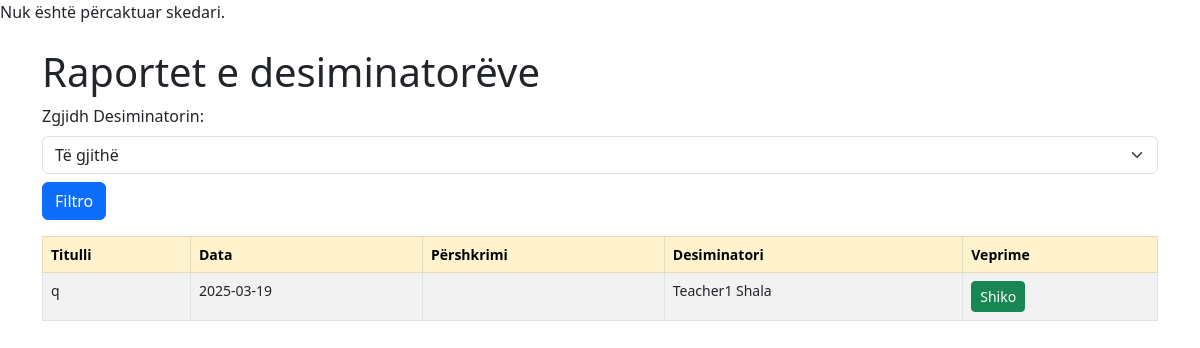
/backend/raportet.php (signed in), run on the app's committed database.
### tables this page shows
CREATE TABLE `raportet` (
  `id` int(11) NOT NULL,
  `desiminator_id` int(11) NOT NULL,
  `titulli` varchar(100) NOT NULL,
  `data` date NOT NULL,
  `pershkrimi` text DEFAULT NULL,
  `rajoni` varchar(100) NOT NULL,
  `shkolla` varchar(255) NOT NULL,
  `numri_pjesemarresve` int(11) NOT NULL,
  `drejtimet` text NOT NULL,
  `anet_pozitive` text NOT NULL,
  `raportin_pergatitur` varchar(255) NOT NULL,
  `rekomandime` text NOT NULL
);

CREATE TABLE `desiminatoret` (
  `id` int(11) NOT NULL,
  `emri` varchar(50) NOT NULL,
  `mbiemri` varchar(50) NOT NULL,
  `email` varchar(100) NOT NULL,
  `numri_telefonit` varchar(20) NOT NULL,
  `qyteti_rajoni` varchar(50) DEFAULT NULL,
  `password` varchar(255) NOT NULL
);

### backend/raportet.php (the view, shortened to what this page needs)
<?php
include 'db.php';
$sql = "SELECT id, emri, mbiemri FROM desiminatoret";
$stmt = $conn->prepare($sql);
$stmt->execute();
$desiminator_id = isset($_GET['desiminator_id']) ? $_GET['desiminator_id'] : null;
if ($desiminator_id) {
    $sql = "SELECT r.id, r.titulli, r.data, r.pershkrimi, d.emri, d.mbiemri
            FROM raportet r
            JOIN desiminatoret d ON r.desiminator_id = d.id
            WHERE r.desiminator_id = :desiminator_id";
    $stmt = $conn->prepare($sql);
    $stmt->bindParam(':desiminator_id', $desiminator_id);
} else {
    $sql = "SELECT r.id, r.titulli, r.data, r.pershkrimi, d.emri, d.mbiemri
            FROM raportet r
            JOIN desiminatoret d ON r.desiminator_id = d.id";
    $stmt = $conn->prepare($sql);
}
$stmt->execute();
$raportet = $stmt->fetchAll(PDO::FETCH_ASSOC);
?>
<!DOCTYPE html>
<html lang="sq">
<head>
    <link href="https://cdn.jsdelivr.net/npm/bootstrap@5.3.0-alpha3/dist/css/bootstrap.min.css" rel="stylesheet">
</head>
<body>
    <div class="container mt-4">
        <h1>Raportet e desiminatorëve</h1>
        <form method="get" action="raportet.php" class="mb-3">
            <label for="desiminator_id" class="form-label">Zgjidh Desiminatorin:</label>
            <select id="desiminator_id" name="desiminator_id" class="form-select">
                <option value="">Të gjithë</option>
            </select>
            <button type="submit" class="btn btn-primary mt-2">Filtro</button>
        </form>
        <table class="table table-striped table-bordered">
            <thead class="table-warning">
                <tr>
                    <th>Titulli</th>
                    <th>Data</th>
                    <th>Përshkrimi</th>
                    <th>Desiminatori</th>
                    <th>Veprime</th>
                </tr>
            </thead>
            <tbody>
                <?php foreach ($raportet as $raport): ?>
                <tr>
                    <td><?= htmlspecialchars($raport['titulli']) ?></td>
                    <td><?= htmlspecialchars($raport['data']) ?></td>
                    <td><?= htmlspecialchars($raport['pershkrimi']) ?></td>
                    <td><?= htmlspecialchars($raport['emri'] . ' ' . $raport['mbiemri']) ?></td>
                    <td>
                        <a href="./rezultatet_e_arritura.php" class="btn btn-success btn-sm">Shiko</a>
                    </td>
                </tr>
                <?php endforeach; ?>
            </tbody>
        </table>
    </div>
</body>
</html>

### backend/raportet.php (style rules this page uses)
.table th, .table td { font-size: 14px; }

### data on the page
raportet: titulli "q", data "2025-03-19", desiminator.mbiemri "Teacher1 Shala"
